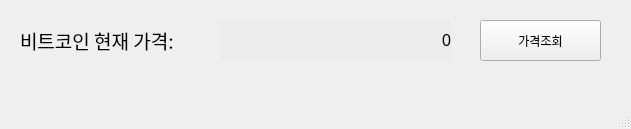
<?xml version="1.0" encoding="UTF-8"?>
<ui version="4.0">
 <class>MainWindow</class>
 <widget class="QMainWindow" name="MainWindow">
  <property name="geometry">
   <rect>
    <x>0</x>
    <y>0</y>
    <width>631</width>
    <height>129</height>
   </rect>
  </property>
  <property name="windowTitle">
   <string>MainWindow</string>
  </property>
  <widget class="QWidget" name="centralwidget">
   <widget class="QLabel" name="label">
    <property name="geometry">
     <rect>
      <x>20</x>
      <y>20</y>
      <width>191</width>
      <height>41</height>
     </rect>
    </property>
    <property name="font">
     <font>
      <family>빛의 계승자 Bold</family>
      <pointsize>14</pointsize>
     </font>
    </property>
    <property name="text">
     <string>비트코인 현재 가격:</string>
    </property>
   </widget>
   <widget class="QLabel" name="price_label">
    <property name="geometry">
     <rect>
      <x>220</x>
      <y>20</y>
      <width>231</width>
      <height>41</height>
     </rect>
    </property>
    <property name="font">
     <font>
      <pointsize>12</pointsize>
     </font>
    </property>
    <property name="styleSheet">
     <string notr="true">background-color: rgb(236, 236, 236);</string>
    </property>
    <property name="text">
     <string>0</string>
    </property>
    <property name="alignment">
     <set>Qt::AlignRight|Qt::AlignTrailing|Qt::AlignVCenter</set>
    </property>
   </widget>
   <widget class="QPushButton" name="price_button">
    <property name="geometry">
     <rect>
      <x>480</x>
      <y>20</y>
      <width>121</width>
      <height>41</height>
     </rect>
    </property>
    <property name="text">
     <string>가격조회</string>
    </property>
   </widget>
  </widget>
  <widget class="QMenuBar" name="menubar">
   <property name="geometry">
    <rect>
     <x>0</x>
     <y>0</y>
     <width>631</width>
     <height>21</height>
    </rect>
   </property>
  </widget>
  <widget class="QStatusBar" name="statusbar"/>
 </widget>
 <resources/>
 <connections/>
</ui>
